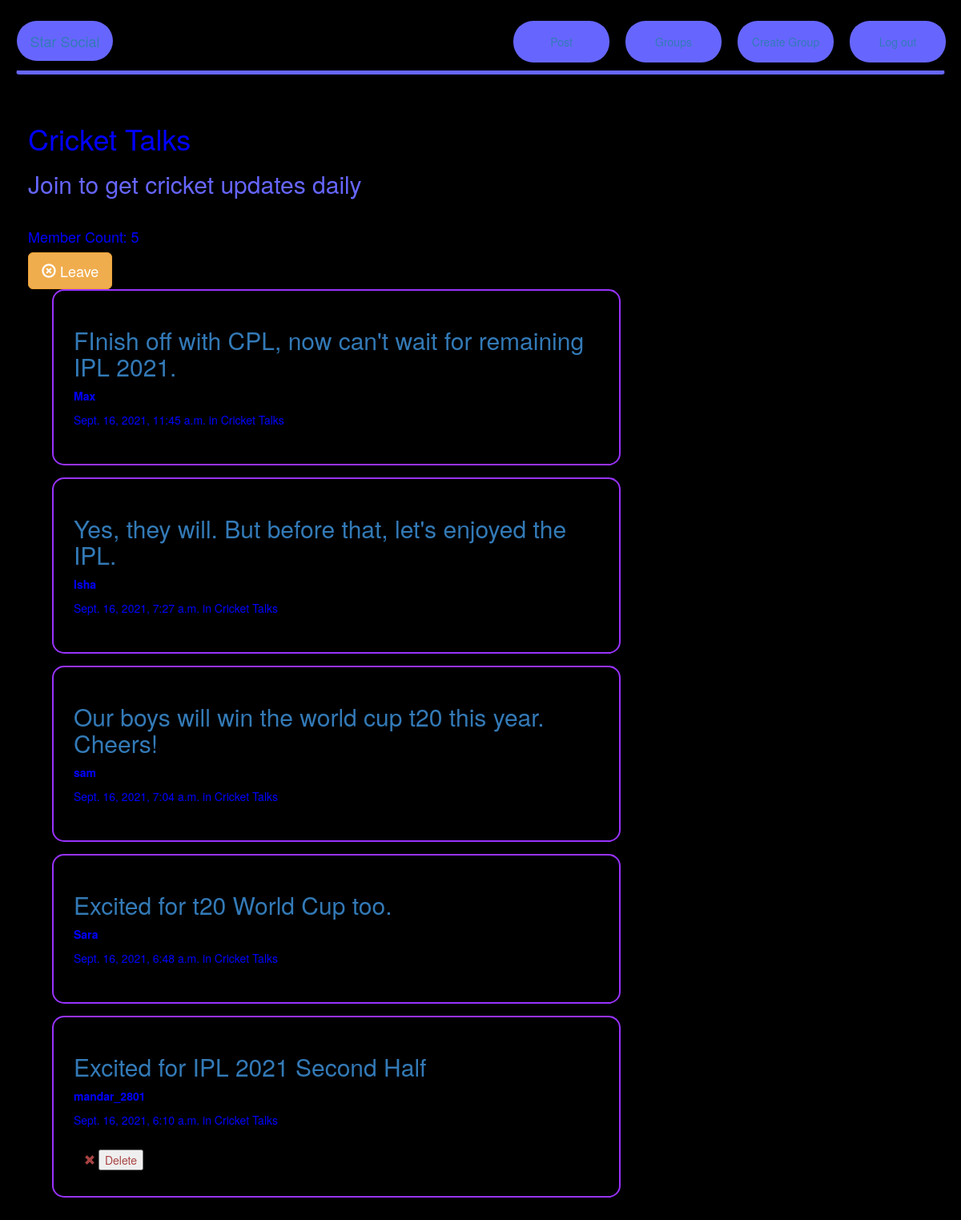
Page /groups/posts/in/cricket-talks/ (signed in) on the committed database.
### groups/models.py (models this page shows, shortened)
class Group(models.Model):
    name = models.CharField(max_length=255, unique=True)
    slug = models.SlugField(allow_unicode=True, unique=True)
    description = models.TextField(blank=True, default='')
    description_html = models.TextField(editable=False, default='', blank=True)
    members = models.ManyToManyField(User,through="GroupMember")
    class Meta:
        ordering = ["name"]

### posts/models.py (models this page shows, shortened)
class Post(models.Model):
    user = models.ForeignKey(User, related_name="posts",on_delete=models.CASCADE)
    created_at = models.DateTimeField(auto_now=True)
    message = models.TextField()
    message_html = models.TextField(editable=False)
    group = models.ForeignKey(Group, related_name="posts",null=True, blank=True, on_delete=models.CASCADE)
    class Meta:
        ordering = ["-created_at"]
        unique_together = ["user", "message"]

### groups/views.py (the view)
# urls.py: path('posts/in/<slug:slug>/', views.SingleGroup.as_view(),name="single"),
class SingleGroup(generic.DetailView):
    model = Group

### groups/templates/groups/group_detail.html
{% extends "groups/group_base.html" %}
{% block pregroup %}
<h1>{{ group.name }}</h1>
<h2 class="groupDescription" >{{ group.description }}</h2>
<br>
<h4> Member Count: {{group.members.count}}</h4>
  <div class="content">
				{% if user in group.members.all %}
					<a href="{% url 'groups:leave' slug=group.slug %}" class="btn btn-lg btn-fill btn-warning">
            <span class="glyphicon glyphicon-remove-circle"></span> Leave
          </a>
				{% else %}
					<a href="{% url 'groups:join' slug=group.slug %}" class="btn btn-lg btn-fill btn-warning">
            <span class="glyphicon glyphicon-ok-circle"></span> Join
          </a>
				{% endif %}
    </div>
{% endblock %}
{% block group_content %}
    <div class="col-md-8">
    {% if group.posts.count == 0 %}
      	<h2>No posts in this group yet!</h2>
	  {% else %}
		    {% for post in group.posts.all %}
		  	    {% include "posts/_post.html" %}
		    {% endfor %}
	  {% endif %}
    </div>
{% endblock %}

### posts/templates/posts/_post.html (shortened to what this page needs)
<div class="post media postBody">
	<div class="media-body">
		<h2><a href="{% url 'posts:single' username=post.user.username pk=post.pk %}">{{  post.message }}</a></h2>
		<strong>{{ post.user.username }}</strong>
		<time class="time">{{ post.created_at }}</time>
		{% if post.group %}
		<span class="group-name">in {{ post.group.name }}</span>
		{% endif %}
        <br>
		<br>
		<div class="media-footer">
			{% if user.is_authenticated and post.user == user and not hide_delete %}
				<a href="{% url 'posts:delete' pk=post.pk %}" title="delete" class="btn btn-simple">
					<span class="glyphicon glyphicon-remove text-danger" aria-hidden="true"></span>
					<button  class="text-danger icon-label">Delete</button>
				</a>
			{% endif %}
		</div>
	</div>
</div>

### static/css/master.css (style rules this page uses)
html, body { height: 100%; width: 100%; overflow: hidden; background-color: black; margin: 0; }
.postBody { background-color: black; padding : 25px; margin: 15px; border-radius: 15px; margin-right: 25px; border: 2px solid #9933ff; }
.groupDescription { color: #6666ff; }

### rows in the picture
Group: name "Cricket Talks", description "Join to get cricket updates daily", members.count "5"
Post: message "FInish off with CPL, now can't wait for remaining IPL 2021.", user.username "Max", created_at "Sept. 16, 2021, 11:45 a.m.", group.name "Cricket Talks"
Post: message "Yes, they will. But before that, let's enjoyed the IPL.", user.username "Isha", created_at "Sept. 16, 2021, 7:27 a.m.", group.name "Cricket Talks"
Post: message "Our boys will win the world cup t20 this year. Cheers!", user.username "sam", created_at "Sept. 16, 2021, 7:04 a.m.", group.name "Cricket Talks"
Post: message "Excited for t20 World Cup too.", user.username "Sara", created_at "Sept. 16, 2021, 6:48 a.m.", group.name "Cricket Talks"
Post: message "Excited for IPL 2021 Second Half", user.username "mandar_2801", created_at "Sept. 16, 2021, 6:10 a.m.", group.name "Cricket Talks", shows "Delete"
